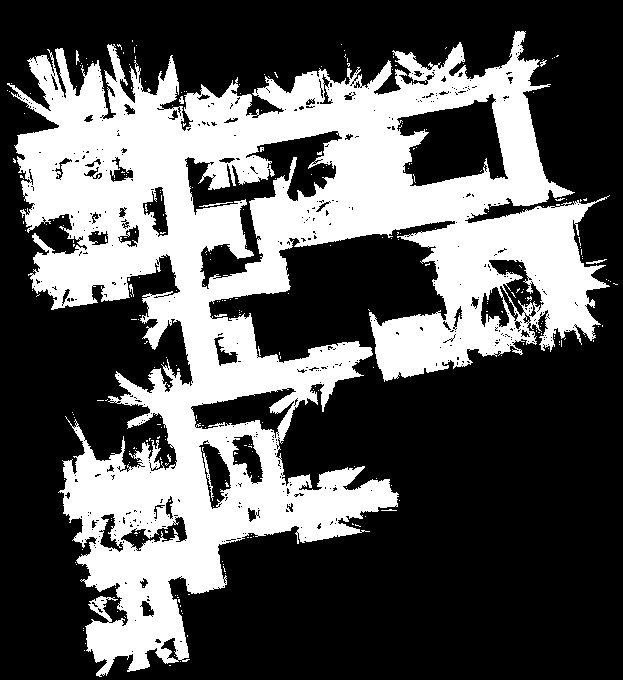
#> input picture PRM_planner/occupancy_map.png, 623 x 680 px
$ python PRM_planner.py
#> lines starting #> are read from the running program, lines starting #| are printed output that depends on the picture; after the words box and inside, x2 and y2 are one past the last pixel; in counts of white or black regions, pixels touching at a corner belong together
from PIL import Image
import numpy as np
from matplotlib import image
from matplotlib import pyplot as plt
import networkx as nx
from skimage.draw import line

# Get coordinates, r=rows, c=cols of your line

def d(v1,v2):
    return ((v1[1]-v2[1])**2 + (v1[0]-v2[0])**2)**(1/2)

def check_reach(occupancy_grid, v, vnew, d_max):
    x1 = v[1]
    y1 = v[0]
    x2 = vnew[1]
    y2 = vnew[0]

    rr, cc = line(x1,y1,x2,y2)
    points = list(zip(rr,cc))

    for vert in points:
        if occupancy_grid[vert[1]][vert[0]] == 0:
            return False
    return True


def AddVertex(G, vnew, d_max, occupancy_grid):
    G.add_node(vnew)
    for v in G:
        if v!=vnew and  d(v,vnew)<=d_max:
            if check_reach(occupancy_grid, v, vnew, d_max):
                G.add_edge(v,vnew,weight=d(v,vnew))

    # return G

def get_point(occupancy_grid):

    while True:
        row = np.random.randint(0,len(occupancy_grid),1)
        col = np.random.randint(0,len(occupancy_grid[0]),1)
        if occupancy_grid[row[0]][col[0]] == 1:
            return (row[0],col[0])


def ConstructPRM(N, d_max, occupancy_grid):
    G = nx.Graph()
    for i in range(N):
        if i==0:
            vnew = (635, 140)
        if i==1:
            vnew = (350, 400)
        if i>1:
            vnew = get_point(occupancy_grid)
        AddVertex(G, vnew, d_max, occupancy_grid)
    return G


if __name__ == '__main__':

    path  = './occupancy_map.png'
    occupancy_map_img = Image.open(path)
#> occupancy_map_img is the input picture: PIL image 623x680 L; 34.9% white; 292 white regions (284 under 20 px), largest, box (x1, y1, x2, y2) and area: (7, 31, 610, 677) 146713, (199, 202, 233, 207) 48, (586, 259, 607, 264) 43
    occupancy_grid = (np.asarray(occupancy_map_img) > 0).astype(int)
    N = 500
    d_max = 75
    G = ConstructPRM(N,d_max,occupancy_grid)
#> the loop in ConstructPRM, `for i in range(N):` made 500 passes
#> vnew on pass 53: (256, 136)
#> vnew on passes 32, 46, 52: (174, 148), (540, 209), (534, 227)

    data = image.imread(path)

    points = G.edges
    fig = plt.figure(1)

    for points in G.edges:

        p1x = points[0][1]
        p1y = points[0][0]
        p2x = points[1][1]
        p2y = points[1][0]

        xs = [p1x,p2x]
        ys = [p1y,p2y]
        plt.plot(xs,ys,color='black')
#> this loop made 3849 passes
#> points on passes 20 to 22: ((350, 400), (341, 423)), ((350, 400), (357, 407)), ((350, 400), (347, 401))

    s = (635, 140)
    g = (350, 400)
    opt_path = nx.astar_path(G, s, g, heuristic=d, weight="weight")
    xs = [point[1] for point in opt_path]
    ys = [point[0] for point in opt_path]
    plt.plot(xs,ys,color='green')
    plt.imshow(data)
    plt.show()
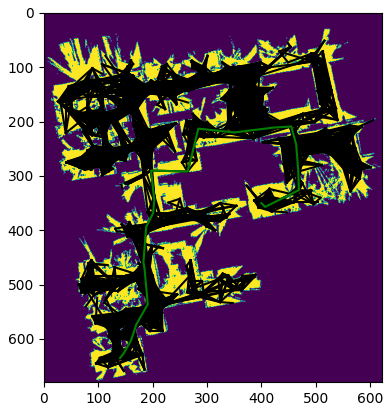
#> figure drawn by matplotlib, 1 panel
